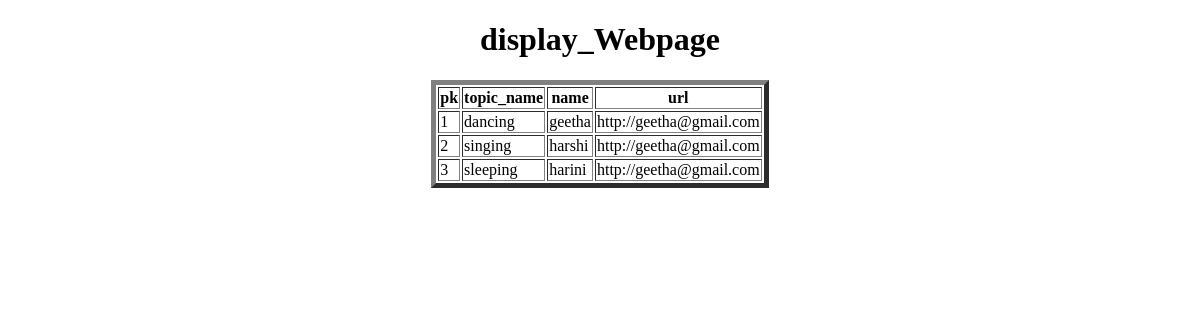
The page /display_Webpage/ on the database as committed earlier.
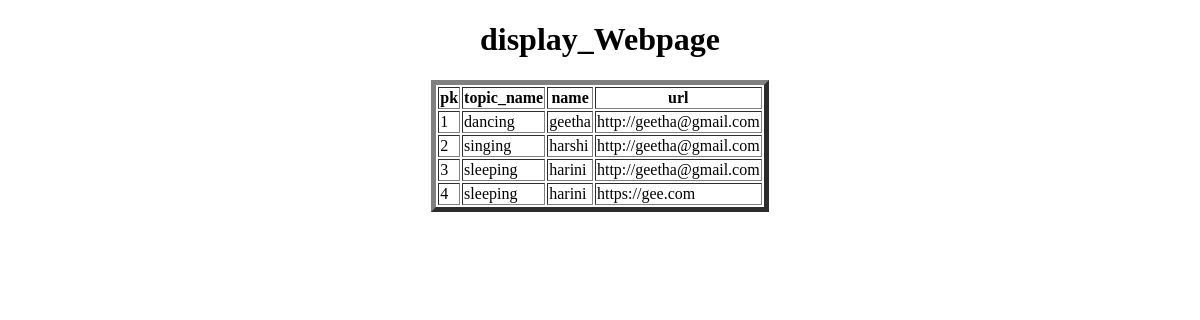
The same page on the database as committed later.
### app/models.py (models this page shows, shortened)
class Webpage (models.Model):
    topic_name=models.ForeignKey(Topic,on_delete=models.CASCADE)
    name=models.CharField(max_length=100)
    url=models.URLField()

class Topic (models.Model):
    topic_name=models.CharField(max_length=100,primary_key=True)
    def __str__(self) :
      return self.topic_name

### app/views.py (the view)
# urls.py: path('display_Webpage/',display_Webpage,name='display_Webpage'),
def display_Webpage(request):
    QSWO=Webpage.objects.all()
    d={'QSWO':QSWO}
    return render(request,'display_Webpage.html',d)

### templates/display_Webpage.html (shortened to what this page needs)
<!DOCTYPE html>
<html lang="en">
<head>
</head>
<body>
    <center>
        <h1>display_Webpage</h1>
        <table border="5px">
            <tr>
                <th>pk</th>
                <th>topic_name</th>
                <th>name</th>
                <th>url</th>
            </tr>
            {% for wo in QSWO %}
               <tr>
                   <td>{{wo.pk}}</td>
                   <td>{{wo.topic_name}}</td>
                   <td>{{wo.name}}</td>
                   <td>{{wo.url}}</td>
               </tr>
            {% endfor %}
        </table>
    </center>
</body>
</html>

Rows that differ between the two databases and show on the page:
added Webpage: pk "4", topic_name "sleeping", name "harini", url "https://gee.com"
